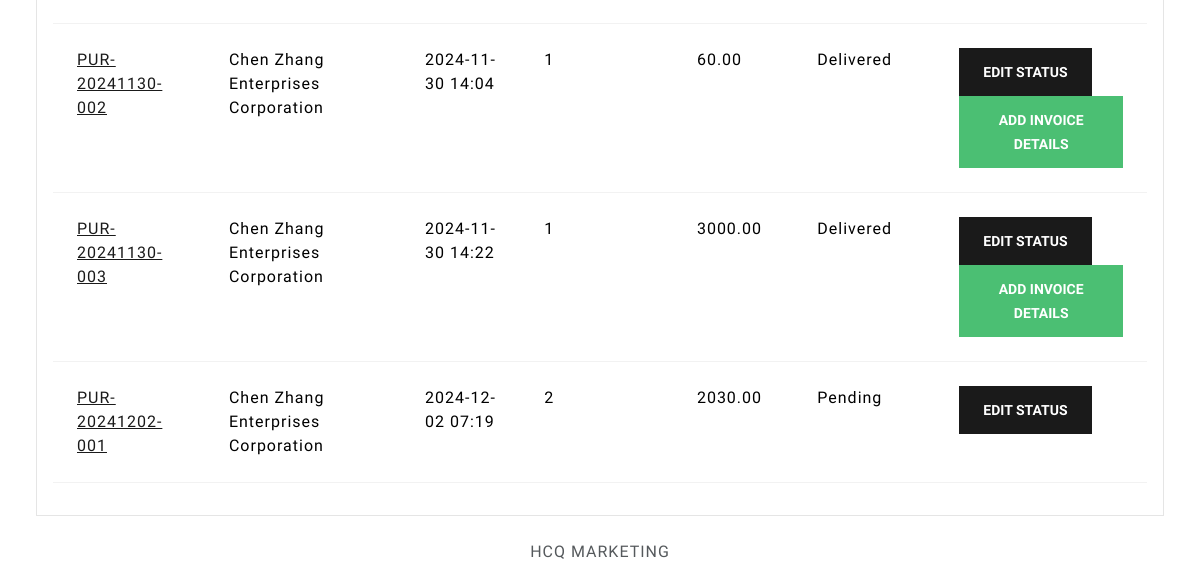
Before: /purchases/ (lower part) with the older database file.
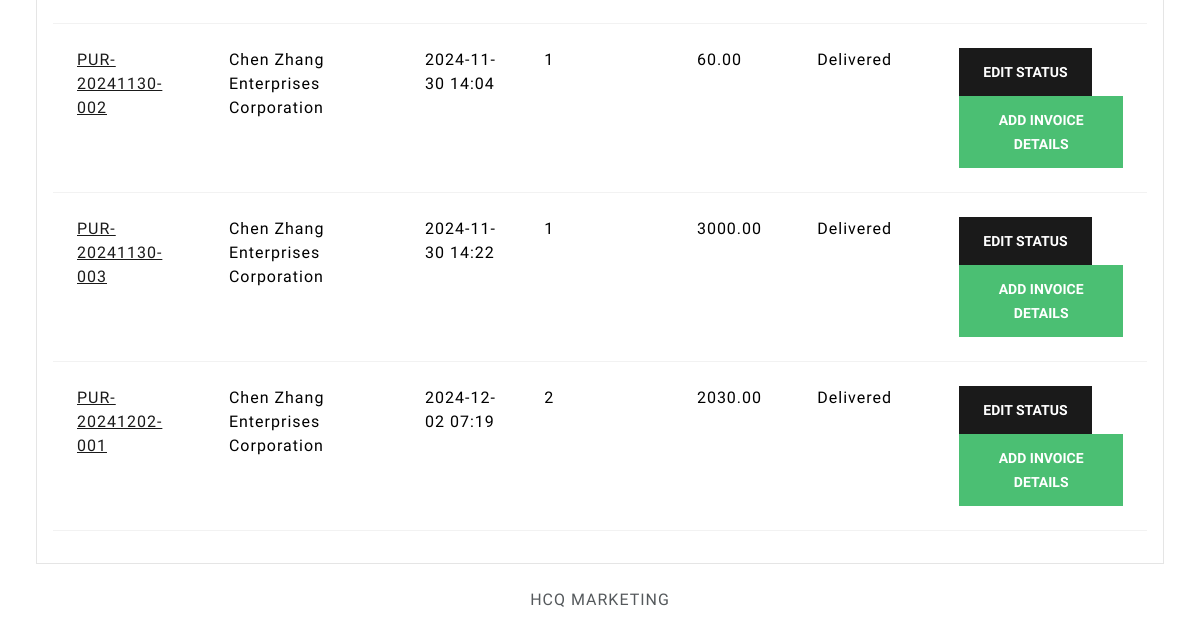
After: the same page with the newer database file.
### purchases/models.py (models this page shows, shortened)
class Purchase(models.Model):
    STATUS_CHOICES = [
        ('Pending', 'Pending'),
        ('Partially Delivered', 'Partially Delivered'),
        ('Delivered', 'Delivered'),
        ('Cancelled', 'Cancelled'),
    ]
    supplier = models.ForeignKey(Supplier, on_delete=models.CASCADE, related_name='purchases')
    date = models.DateTimeField(auto_now_add=True)
    total_cost = models.DecimalField(max_digits=10, decimal_places=2, default=0.00)
    purchase_code = models.CharField(max_length=20, unique=True, editable=False, blank=True)
    status = models.CharField(max_length=20, choices=STATUS_CHOICES, default='Pending')

### suppliers/models.py (models this page shows, shortened)
class Supplier(models.Model):
    Supplier_Status = [
        ('Active', 'Active'),
        ('Inactive', 'Inactive'),
    ]
    first_name = models.CharField(max_length=50)
    last_name = models.CharField(max_length=50)
    supplier_hardware = models.CharField(max_length=50)
    email = models.EmailField(max_length=100)
    address = models.CharField(max_length=100)
    contact_num = models.CharField(max_length=15)
    dateStart = models.DateField("Date Started")
    dateEdit = models.DateTimeField(default=timezone.now)
    status = models.CharField(max_length=20, choices=Supplier_Status, default='Active')

### purchases/views.py (the view)
# urls.py: path('purchases/', views.purchase_index, name='purchase_index'),
def purchase_index(request):
    purchases = Purchase.objects.annotate(product_count=Count('items'))
    for purchase in purchases:
        for item in purchase.items.all():
            item.remaining_quantity = item.quantity - item.delivered_quantity
    return render(request, 'purchases/index.html', {'purchases': purchases})

### purchases/templates/purchases/index.html (shortened to what this page needs)
{% extends "base.html" %}
{% block body %}
<div class="row">
    <div class="col-12">
        {% if purchases %}
        <div class="card bg-light ms-4 me-4 mb-4">
            <div class="card-body">
                <div class="table-responsive">
                    <table class="table table-hover">
                        <tbody>
                            {% for purchase in purchases %}
                            <tr>
                                <td><a href="{% url 'purchases:purchase_detail' purchase.id %}">{{ purchase.purchase_code }}</a></td>
                                <td>{{ purchase.supplier.supplier_hardware }}</td>
                                <td>{{ purchase.date|date:"Y-m-d H:i" }}</td>
                                <td>{{ purchase.product_count }}</td>
                                <td>{{ purchase.total_cost }}</td>
                                <td><span>{{ purchase.status }}</span></td>
                                <td>
                                    <button class="btn btn-primary" data-bs-toggle="modal" data-bs-target="#editStatusModal{{ purchase.id }}">
                                        Edit Status
                                    </button>
                                    {% if purchase.status == 'Delivered' and not purchase.invoice %}
                                        <button class="btn btn-success" data-bs-toggle="modal" data-bs-target="#addInvoiceModal{{ purchase.id }}">
                                            Add Invoice Details
                                        </button>
                                    {% endif %}
                                </td>
                            </tr>
                            {% endfor %}
                        </tbody>
                    </table>
                </div>
            </div>
        </div>
        {% else %}
        <h5 class="alert alert-primary ms-4 me-4">No Purchase Records</h5>
        {% endif %}
    </div>
</div>
{% endblock %}

Changed rows visible on the page:
changed Purchase "PUR-20241202-001": status "Pending" → "Delivered"; now shows "ADD INVOICE DETAILS"
